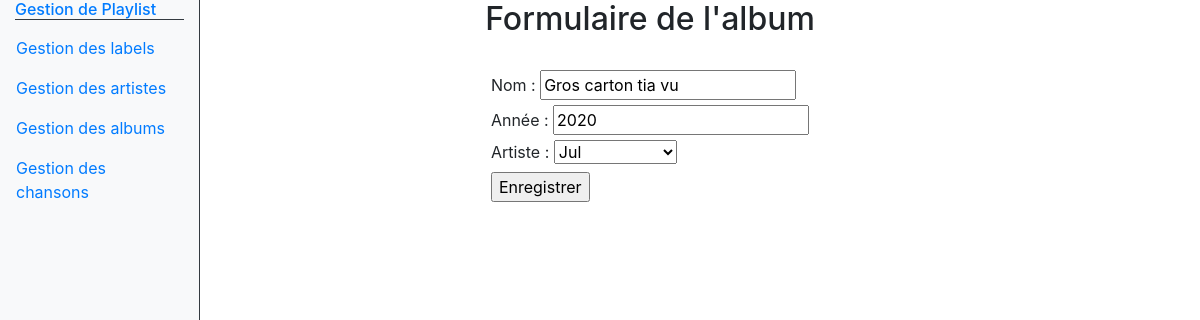
Screenshot of /admin/index.php?controller=albums&action=edit&id=2 with the database file from the repository.
### tables this page shows
CREATE TABLE IF NOT EXISTS `albums` (
  `id` int(11) NOT NULL AUTO_INCREMENT,
  `name` varchar(255) NOT NULL,
  `year` year(4) NOT NULL,
  `artist_id` int(11) NOT NULL,
  PRIMARY KEY (`id`),
  KEY `albums_artist_id` (`artist_id`)
);

CREATE TABLE IF NOT EXISTS `artists` (
  `id` int(11) NOT NULL AUTO_INCREMENT,
  `name` varchar(255) NOT NULL,
  `biography` varchar(255) NOT NULL,
  `image` varchar(255) DEFAULT NULL,
  PRIMARY KEY (`id`)
);

### admin/index.php (called while the page is built, shortened)
<?php
if(isset($_GET['controller'])){
	switch ($_GET['controller']){
		case 'albums':
			require 'controllers/albumController.php';
		break;
	}
}
else{
	require 'controllers/indexController.php';
}
require 'views/admin.php';
?>

### admin/models/Album.php (called while the page is built, shortened)
<?php
function getAlbum($albumId)
{
    $db = dbConnect();
    $query = $db->prepare("SELECT * FROM albums WHERE id = ? ");
	$query->execute([
		$albumId
	]);
	$album = $query->fetch();
	return $album;
}

### admin/controllers/albumController.php (called while the page is built, shortened)
<?php
require('models/Album.php');
require('models/Artist.php');
if(isset($_GET['action'])){
   switch ($_GET['action']) {
        case 'edit':
            $artists = getAllArtists();
            if(empty($_POST)){
                if(!isset($_SESSION['old_inputs'])){
                    $album = getAlbum($_GET['id']);
                }
            }
        break;
    }
}

### admin/models/Artist.php (called while the page is built, shortened)
<?php
function getAllArtists()
{
    $db = dbConnect();
    $query = $db->query('SELECT * FROM artists');
	$artists =  $query->fetchAll();
    return $artists;
}

### admin/views/albumForm.php (the view, shortened to what this page needs)
<main class="d-flex flex-column col-9 align-items-center">
<h2>Formulaire de l'album</h2><br>
<form action="index.php?controller=albums&action=<?=
isset($album) ||(isset($_SESSION['old_inputs']) && $_GET['action'] != 'new')  ? 'edit&id=' . $_GET['id']  : 'add' ?>"
method="post" enctype="multipart/form-data">
	<label for="name">Nom :</label>
	<input  type="text" name="name" id="name" value="<?= isset($_SESSION['old_inputs']) ? $_SESSION['old_inputs']['name'] : '' ?><?= isset($album) ? $album['name'] : '' ?>" /><br>
	<label for="year">Année :</label>
	<input  type="number" name="year" id="year" value="<?= isset($_SESSION['old_inputs']) ? $_SESSION['old_inputs']['year'] : '' ?><?= isset($album) ? $album['year'] : '' ?>" /><br>
    <label for="artist">Artiste :</label>
    <select name="artist_id" id="artist_id">
        <?php foreach($artists as $artist): ?>
            <option value="<?= $artist['id'] ?>" <?php if(isset($album) && $album['artist_id']==$artist['id']): ?> selected="selected" <?php endif; ?>><?= $artist['name'] ?></option>
        <?php endforeach; ?>
    </select><br>
	<input type="submit" value="Enregistrer" />
</form>
</main>

### rows the page displays
albums: name "Gros carton tia vu", year "2020", artist_id "Jul"
